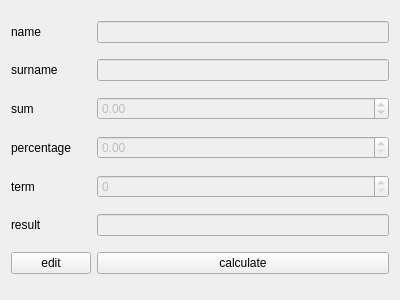
<?xml version="1.0" encoding="UTF-8"?>
<ui version="4.0">
 <class>Percentage</class>
 <widget class="QWidget" name="Percentage">
  <property name="geometry">
   <rect>
    <x>0</x>
    <y>0</y>
    <width>400</width>
    <height>300</height>
   </rect>
  </property>
  <property name="windowTitle">
   <string>Form</string>
  </property>
  <layout class="QGridLayout" name="gridLayout">
   <item row="5" column="0">
    <widget class="QLabel" name="label_6">
     <property name="text">
      <string>result</string>
     </property>
    </widget>
   </item>
   <item row="5" column="1">
    <widget class="QLineEdit" name="result">
     <property name="enabled">
      <bool>false</bool>
     </property>
    </widget>
   </item>
   <item row="3" column="1">
    <widget class="QDoubleSpinBox" name="percentage">
     <property name="enabled">
      <bool>false</bool>
     </property>
     <property name="singleStep">
      <double>0.500000000000000</double>
     </property>
    </widget>
   </item>
   <item row="2" column="0">
    <widget class="QLabel" name="label_3">
     <property name="text">
      <string>sum</string>
     </property>
    </widget>
   </item>
   <item row="4" column="1">
    <widget class="QSpinBox" name="term">
     <property name="enabled">
      <bool>false</bool>
     </property>
    </widget>
   </item>
   <item row="1" column="0">
    <widget class="QLabel" name="label_2">
     <property name="text">
      <string>surname</string>
     </property>
    </widget>
   </item>
   <item row="3" column="0">
    <widget class="QLabel" name="label_4">
     <property name="text">
      <string>percentage</string>
     </property>
    </widget>
   </item>
   <item row="0" column="0">
    <widget class="QLabel" name="label">
     <property name="text">
      <string>name</string>
     </property>
    </widget>
   </item>
   <item row="1" column="1">
    <widget class="QLineEdit" name="surname">
     <property name="enabled">
      <bool>false</bool>
     </property>
    </widget>
   </item>
   <item row="4" column="0">
    <widget class="QLabel" name="label_5">
     <property name="text">
      <string>term</string>
     </property>
    </widget>
   </item>
   <item row="0" column="1">
    <widget class="QLineEdit" name="name">
     <property name="enabled">
      <bool>false</bool>
     </property>
    </widget>
   </item>
   <item row="2" column="1">
    <widget class="QDoubleSpinBox" name="sum">
     <property name="enabled">
      <bool>false</bool>
     </property>
     <property name="decimals">
      <number>2</number>
     </property>
     <property name="minimum">
      <double>-99999.000000000000000</double>
     </property>
     <property name="maximum">
      <double>99999.990000000005239</double>
     </property>
     <property name="singleStep">
      <double>500.000000000000000</double>
     </property>
    </widget>
   </item>
   <item row="6" column="0">
    <widget class="QPushButton" name="pushButton">
     <property name="text">
      <string>edit</string>
     </property>
    </widget>
   </item>
   <item row="6" column="1">
    <widget class="QPushButton" name="pushButton_2">
     <property name="text">
      <string>calculate</string>
     </property>
    </widget>
   </item>
  </layout>
 </widget>
 <resources/>
 <connections/>
</ui>
